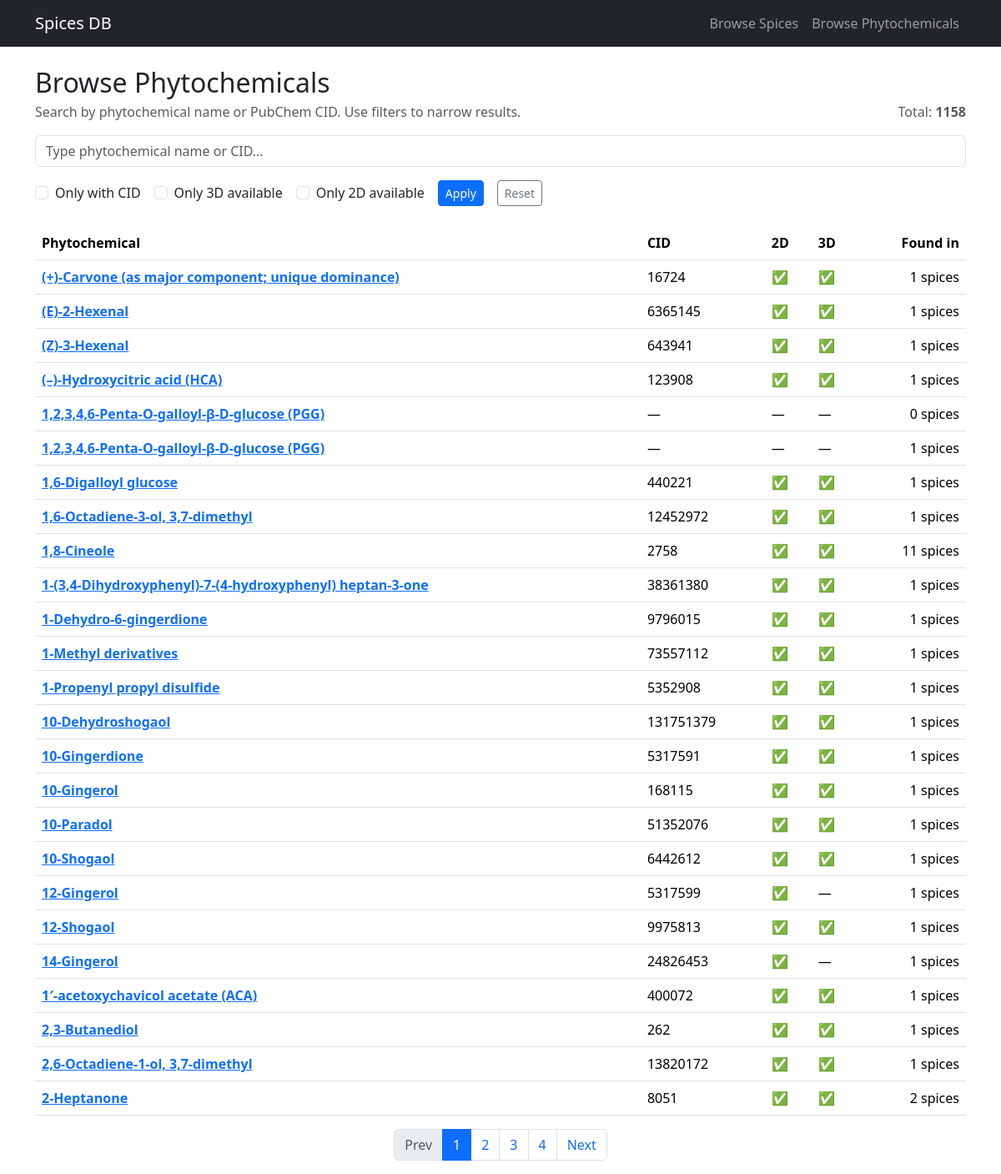
The app's page /browse/phytochemicals with its own data.
### tables this page shows
CREATE TABLE phytochemicals (
  phyto_id INTEGER PRIMARY KEY AUTOINCREMENT,
  phyto_name TEXT NOT NULL,
  cid INTEGER UNIQUE
);

### app.py (the view, shortened to what this page needs)
@app.route("/browse/phytochemicals")
def browse_phytochemicals():
    q = (request.args.get("q") or "").strip()
    only_cid = request.args.get("only_cid") == "1"
    only_3d = request.args.get("only_3d") == "1"
    only_2d = request.args.get("only_2d") == "1"
    if only_2d and only_3d:
        only_2d = False
        only_3d = False
    sort = request.args.get("sort", "name_asc")
    sort_map = {
        "name_asc": "p.phyto_name ASC",
        "name_desc": "p.phyto_name DESC",
        "cid_asc": "p.cid ASC",
        "cid_desc": "p.cid DESC",
        "spice_count_desc": "spice_count DESC",
    }
    order_by = sort_map.get(sort, "p.phyto_name ASC")
    page = int(request.args.get("page", 1))
    per_page = int(request.args.get("per_page", 25))
    per_page = max(5, min(per_page, 200))
    offset = (page - 1) * per_page
    base_qs = build_base_qs()
    where = []
    params = []
    if only_cid:
        where.append("p.cid IS NOT NULL")
    if only_3d:
        where.append("COALESCE(s.has_3d, 0) = 1")
    if only_2d:
        where.append("COALESCE(s.has_2d, 0) = 1 AND COALESCE(s.has_3d, 0) = 0")
    where_sql = ("WHERE " + " AND ".join(where)) if where else ""
    total = query_db(
        f"""
        SELECT COUNT(*) AS c
        FROM phytochemicals p
        LEFT JOIN structures s ON s.phyto_id = p.phyto_id
        {where_sql}
        """,
        tuple(params),
        one=True,
    )["c"]
    rows = query_db(
        f"""
        SELECT
            p.phyto_id,
            p.phyto_name,
            p.cid,
            COALESCE(s.has_2d, 0) AS has_2d,
            COALESCE(s.has_3d, 0) AS has_3d,
            (SELECT COUNT(*) FROM spice_phytochemicals sp WHERE sp.phyto_id = p.phyto_id) AS spice_count
        FROM phytochemicals p
        LEFT JOIN structures s ON s.phyto_id = p.phyto_id
        {where_sql}
        ORDER BY {order_by}
        LIMIT ? OFFSET ?
        """,
        tuple(params + [per_page, offset]),
    )
    return render_template(
        "browse_phytochemicals.html",
        phytochemicals=rows,
        q=q,
        only_cid=only_cid,
        only_3d=only_3d,
        only_2d=only_2d,
        sort=sort,
        page=page,
        per_page=per_page,
        total=total,
        base_qs=base_qs,
    )

### app.py (called while the page is built)
def get_db_connection():
    if not os.path.exists(DB_PATH):
        raise FileNotFoundError(
            f"SQLite DB not found at {DB_PATH}. Put spices.db inside /data folder."
        )
    conn = sqlite3.connect(DB_PATH)
    conn.row_factory = sqlite3.Row
    return conn

def query_db(sql: str, params=(), one: bool = False):
    conn = get_db_connection()
    cur = conn.execute(sql, params)
    rows = cur.fetchall()
    conn.close()
    return (rows[0] if rows else None) if one else rows

def build_base_qs():
    args = request.args.to_dict(flat=True)
    args.pop("page", None)
    return urlencode(args)

### templates/browse_phytochemicals.html (shortened to what this page needs)
{% extends "base.html" %}
{% block content %}
<div class="container mt-4">
  <div class="d-flex align-items-end justify-content-between gap-3 flex-wrap">
    <div>
      <h2 class="mb-1">Browse Phytochemicals</h2>
      <p class="text-muted mb-0">Search by phytochemical name or PubChem CID. Use filters to narrow results.</p>
    </div>
    <div class="text-muted">
      Total: <b>{{ total }}</b>
    </div>
  </div>
  <div class="mt-3">
    <input id="phytoSearch" class="form-control" placeholder="Type phytochemical name or CID..." value="{{ q }}" />
  </div>
    <form id="filterForm" class="mt-3 d-flex flex-wrap gap-3 align-items-center" method="get" action="{{ url_for('browse_phytochemicals') }}">
    <div class="form-check">
      <input class="form-check-input" type="checkbox" name="only_cid" value="1" id="onlyCid" {% if only_cid %}checked{% endif %}>
      <label class="form-check-label" for="onlyCid">Only with CID</label>
    </div>
    <div class="form-check">
      <input class="form-check-input" type="checkbox" name="only_3d" value="1" id="only3d" {% if only_3d %}checked{% endif %}>
      <label class="form-check-label" for="only3d">Only 3D available</label>
    </div>
    <div class="form-check">
      <input class="form-check-input" type="checkbox" name="only_2d" value="1" id="only2d" {% if only_2d %}checked{% endif %}>
      <label class="form-check-label" for="only2d">Only 2D available</label>
    </div>
    <button class="btn btn-sm btn-primary" type="submit">Apply</button>
    <a class="btn btn-sm btn-outline-secondary" href="{{ url_for('browse_phytochemicals') }}">Reset</a>
  </form>
  <div class="mt-4">
    <table class="table table-hover">
      <thead>
        <tr>
          <th>Phytochemical</th>
          <th>CID</th>
          <th>2D</th>
          <th>3D</th>
          <th class="text-end">Found in</th>
        </tr>
      </thead>
      <tbody>
        {% for p in phytochemicals %}
        <tr>
          <td>
            <a href="{{ url_for('phytochemical_detail', phyto_id=p.phyto_id) }}"><b>{{ p.phyto_name }}</b></a>
          </td>
          <td>{{ p.cid if p.cid else "—" }}</td>
          <td>{% if p.has_2d or p.has_3d %}✅{% else %}—{% endif %}</td>
	  <td>{% if p.has_3d %}✅{% else %}—{% endif %}</td>
          <td class="text-end">{{ p.spice_count }} spices</td>
        </tr>
        {% endfor %}
      </tbody>
    </table>
  </div>
  {% include 'pagination.html' %}
</div>
{% endblock %}

### records on screen
phytochemicals: phyto_name "(+)-Carvone (as major component; unique dominance)", cid "16724", spice_count "1"
phytochemicals: phyto_name "(E)-2-Hexenal", cid "6365145", spice_count "1"
phytochemicals: phyto_name "(Z)-3-Hexenal", cid "643941", spice_count "1"
phytochemicals: phyto_name "(–)-Hydroxycitric acid (HCA)", cid "123908", spice_count "1"
phytochemicals: phyto_name "1,2,3,4,6-Penta-O-galloyl-β-D-glucose (PGG)", cid "—", spice_count "0"
phytochemicals: phyto_name "1,2,3,4,6-Penta-O-galloyl-β-D-glucose (PGG)", cid "—", spice_count "1"
phytochemicals: phyto_name "1,6-Digalloyl glucose", cid "440221", spice_count "1"
phytochemicals: phyto_name "1,6-Octadiene-3-ol, 3,7-dimethyl", cid "12452972", spice_count "1"
phytochemicals: phyto_name "1,8-Cineole", cid "2758", spice_count "11"
phytochemicals: phyto_name "1-(3,4-Dihydroxyphenyl)-7-(4-hydroxyphenyl) heptan-3-one", cid "38361380", spice_count "1"
phytochemicals: phyto_name "1-Dehydro-6-gingerdione", cid "9796015", spice_count "1"
phytochemicals: phyto_name "1-Methyl derivatives", cid "73557112", spice_count "1"
phytochemicals: phyto_name "1-Propenyl propyl disulfide", cid "5352908", spice_count "1"
phytochemicals: phyto_name "10-Dehydroshogaol", cid "131751379", spice_count "1"
phytochemicals: phyto_name "10-Gingerdione", cid "5317591", spice_count "1"
phytochemicals: phyto_name "10-Gingerol", cid "168115", spice_count "1"
phytochemicals: phyto_name "10-Paradol", cid "51352076", spice_count "1"
phytochemicals: phyto_name "10-Shogaol", cid "6442612", spice_count "1"
phytochemicals: phyto_name "12-Gingerol", cid "5317599", spice_count "1"
phytochemicals: phyto_name "12-Shogaol", cid "9975813", spice_count "1"
phytochemicals: phyto_name "14-Gingerol", cid "24826453", spice_count "1"
phytochemicals: phyto_name "1′-acetoxychavicol acetate (ACA)", cid "400072", spice_count "1"
phytochemicals: phyto_name "2,3-Butanediol", cid "262", spice_count "1"
phytochemicals: phyto_name "2,6-Octadiene-1-ol, 3,7-dimethyl", cid "13820172", spice_count "1"
phytochemicals: phyto_name "2-Heptanone", cid "8051", spice_count "2"

### other values on screen
{{ total }} "1158"
{{ p }} "1" "2" "3" "4"
